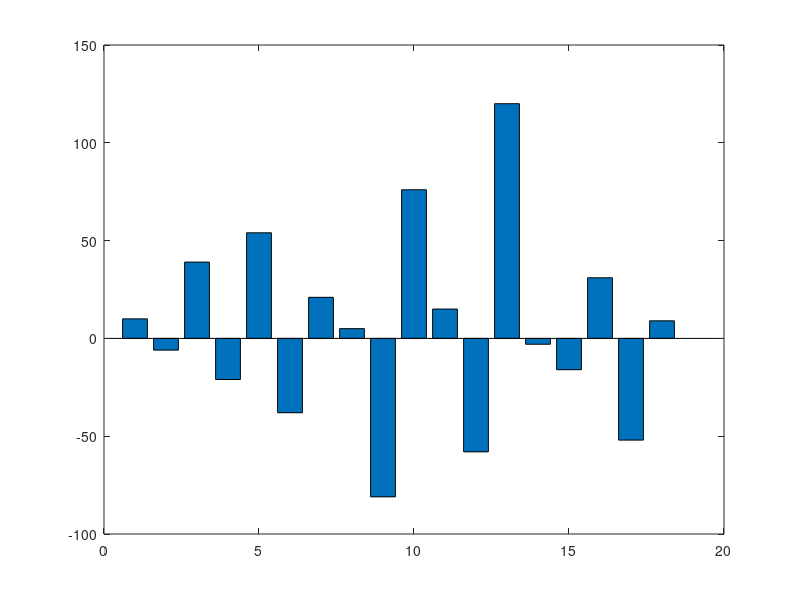

Write MATLAB code to recreate this figure.
x=[2 -2 7 -3 2 4 -6 1];
h=[5 2 4 -6 5 1 -8 0 7 2 9];
convol=conv(x,h,'full');  
xticks=[1 2 3 4 5 6 7 8 9 10 11 12 13 14 15 16 17 18];
convolution=(1:18);
for n=1:length(xticks)
    convindex=0;
    for k=1:length(h)
        if (n-k<=7) && (n-k>=0)
            convindex=convindex +x(n-k+1)*h(k);
        end
    end
    convolution(1,n)=convindex;
end
disp('wanted convolution:');
disp(convolution);
disp('matlab convolution:');
disp(convol);
figure;
set(gca,'XTickLabel',xticks)
bar(xticks,convol);